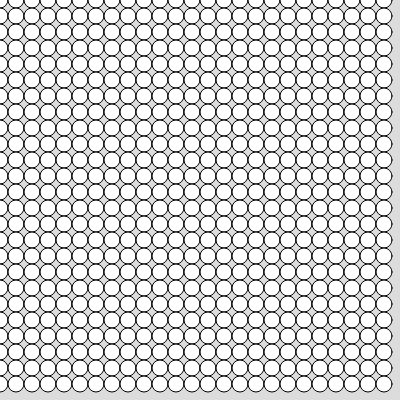
Frame 1 (no input)
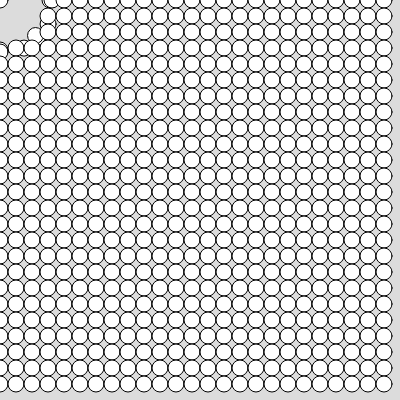
Frame 60 (no input)
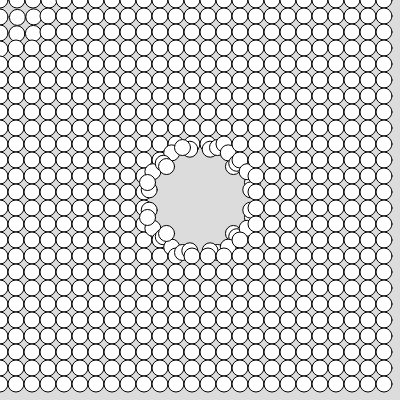
Frame 120 (the mouse pressed at the canvas centre since frame 60)

The p5.js sketch that drew these frames (run headless with seeded random() and noise() and a simulated clock; from frame 60 on, the mouse is pressed at the canvas centre):

// p5.js sketch
// ── sketch.js
let vehicle
let vehicles =[]
let cols =25

function setup() {
  createCanvas(400, 400);
for (let i=0; i<cols; i++){
  vehicles [i]=[]
  for (let j =0; j<cols; j++){
  push();
 let  w = width/cols
//translate(i*w,j*w)
vehicles[i][j] = new veh(w*i,w*j,w)
//vehicles[i].push(vehicle)
//vehicles[i][j].push(vehicle)
pop();
}
}
}

function draw() {
  background(220);
  for (let i =0; i<cols; i++){
    for (let j =0; j<cols; j++){


vehicles[i][j].show();
vehicles[i][j].update();
vehicles[i][j].behavior();

}}}





// ── veh.js
class veh {
constructor(x,y,r){
this.pos = createVector(x,y)
this.target = createVector(x,y)
this.vel =createVector(0,0)
this.acc = createVector(0,0)
this.maxspeed = 5
this.maxforce = .5
this.r =r

}

applyforce(f){

this.acc.add(f)


}


show (){
fill(255)
circle(this.pos.x,this.pos.y,this.r)

}

update(){

this.pos.add(this.vel)
this.vel.limit(this.maxforce)
this.vel.add(this.acc)

this.acc.mult(0)
}


arrive(target){
let force = p5.Vector.sub(target,this.pos)
let d = force.mag()
let speed = this.maxspeed
if (d <25){

speed = map (d,0,25,0,this.maxspeed)

}
force.setMag(speed)
force.sub(this.vel)
force.limit(this.maxforce)
return force

}

behavior(){

let arrive = this.arrive(this.target)


let mous = createVector(mouseX , mouseY)
let flee = this.flee(mous)
flee.setMag(5)
arrive.setMag(1)

this.applyforce(arrive)
this.applyforce(flee)

}



flee(target){
    let force = p5.Vector.sub(target,this.pos)
    let d = force.mag()
    if (d <50){
    
    force.setMag(this.maxspeed)
    force.sub(this.vel)
    force.mult(-1)
    force.limit(this.maxforce)
    }else {

force.set(0,0)

    }
    


    return force
    
    }


}
